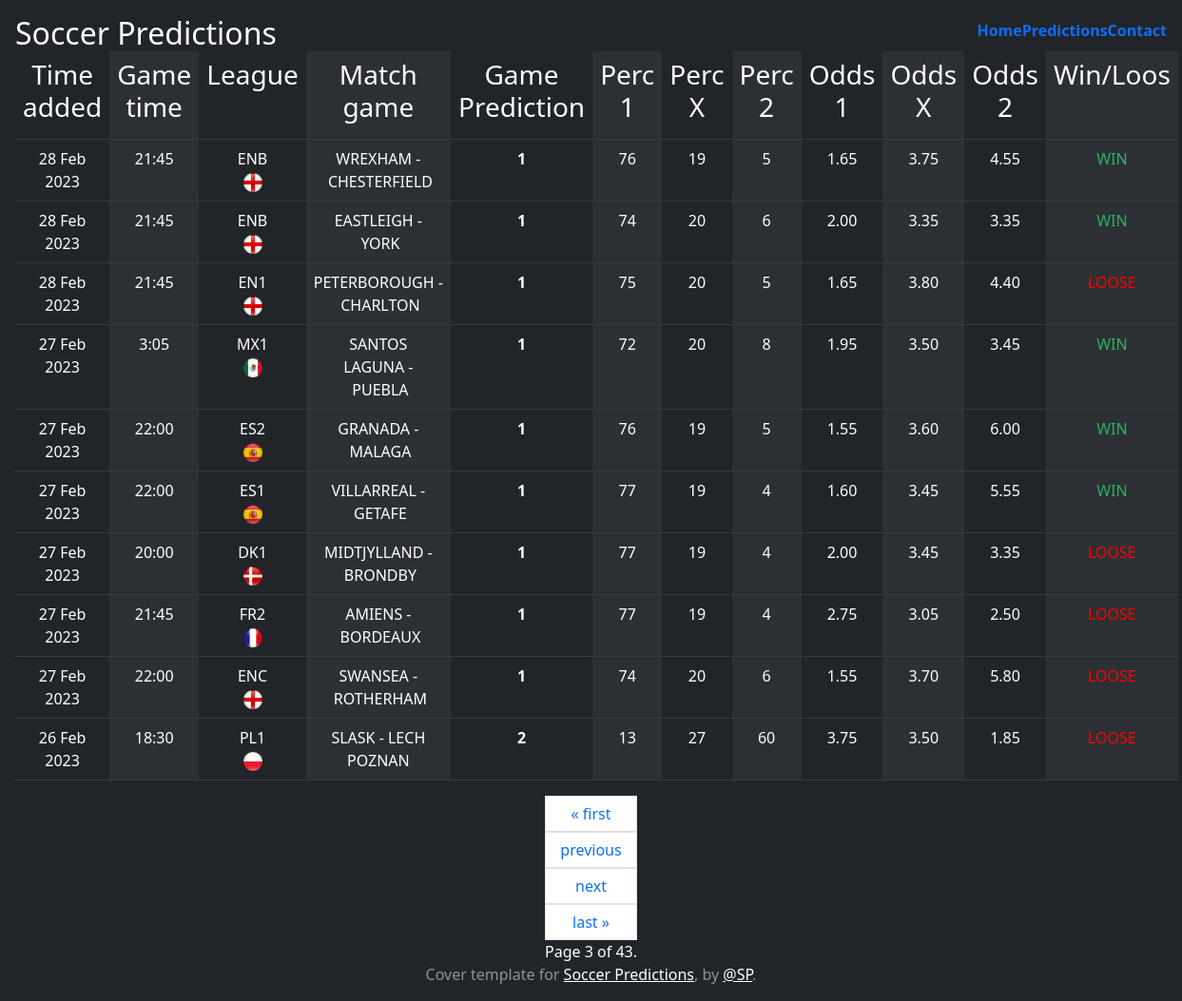
The app's page /predictions/?page=3, older data.
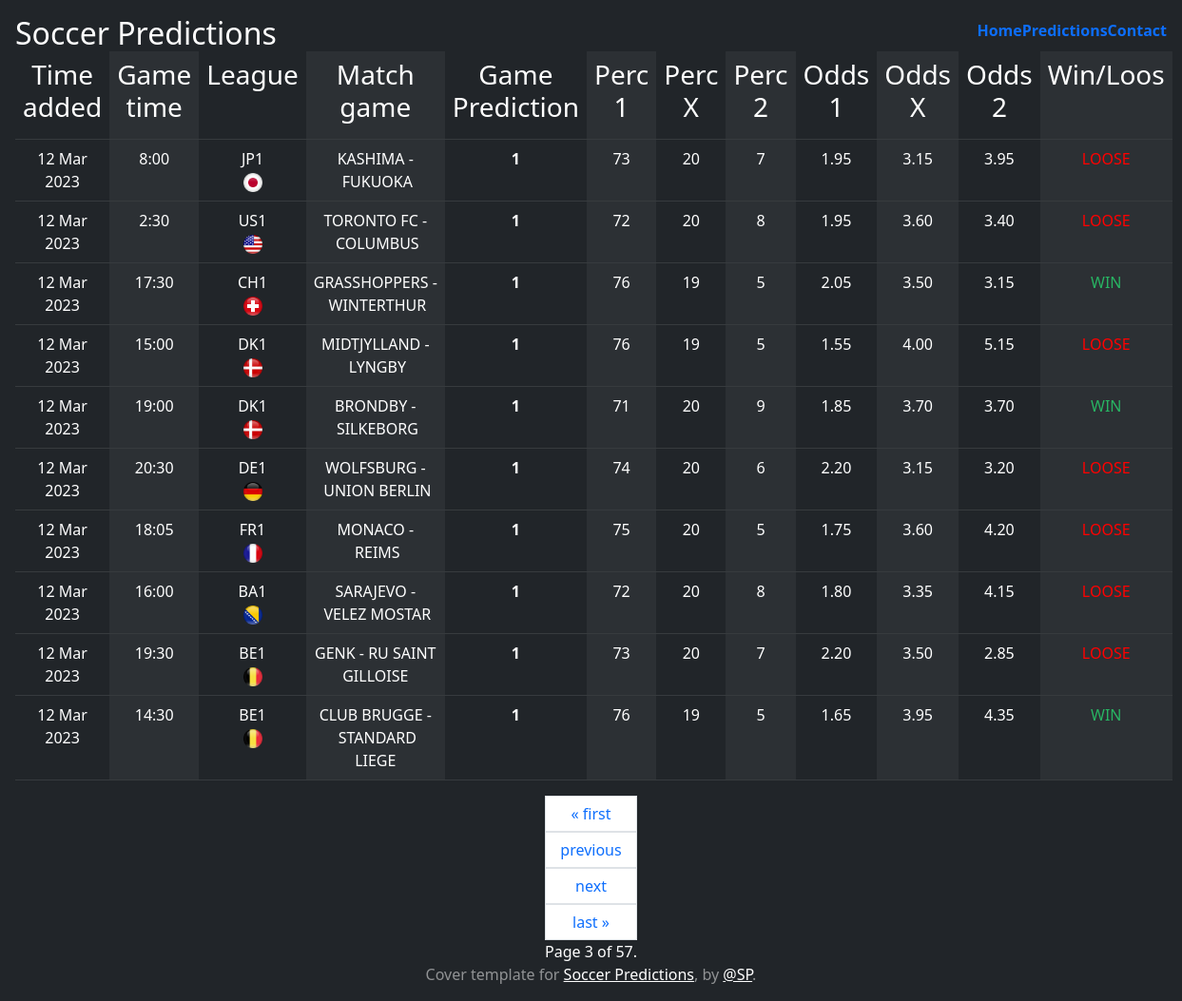
The same page, newer data.
### soccer_prediction/predictions/models.py (models this page shows)
class MatchGamePrediction(models.Model):
    league = models.CharField(max_length=10)
    time = models.CharField(max_length=10)
    match_game = models.CharField(max_length=30)
    prediction_for_1 = models.PositiveIntegerField()
    prediction_for_x = models.PositiveIntegerField()
    prediction_for_2 = models.PositiveIntegerField()
    general_prediction = models.CharField(max_length=10)
    odds_1 = models.CharField(max_length=10)
    odds_X = models.CharField(max_length=10)
    odds_2 = models.CharField(max_length=10)
    general_prediction_and_outcome = models.CharField(max_length=10, default="UNKNOWN")
    time_added = models.DateTimeField(auto_now_add=True)
    class Meta:
        ordering = ["-time_added", "time", ]

### soccer_prediction/predictions/views.py (the view)
# urls.py: path('predictions/', PredictionsListView.as_view(), name='predictions'),
class PredictionsListView(ListView):
    paginate_by = 10
    model = MatchGamePrediction
    template_name = 'predictions.html'
    def get_paginated_matches(self):
        page = self.request.GET.get('page', 1)
        now = timezone.now()
        match_game_prediction = MatchGamePrediction.objects.all()
        paginator = Paginator(match_game_prediction, self.paginate_by)
        return paginator.get_page(page)
    def get_context_data(self, **kwargs):
        context = super().get_context_data(**kwargs)
        context['match_game_prediction'] = self.get_paginated_matches()
        return context

### templates/predictions.html (shortened to what the changed rows need)
{% extends 'base.html' %}
{% load static %}
{% block page_content %}
    {% load tz %}
    <body>
    <table class="table table-dark table-striped-columns">
        {% for game in match_game_prediction %}
            <tr>
            <td>{{ game.time_added|date:"d M Y" }}</td>
            <td>{{ game.time }}</td>
            <td>{{ game.league }}<br>
                {% if game.league == "ECL" %}
                    <img class="flag" src={% static 'img/ECL.png' %} width="20px" height="20px" alt="flag">
                {% elif game.league == "ECO" %}
                    <img class="flag" src={% static 'img/ECO.png' %} width="20px" height="20px" alt="flag">
                {% elif game.league == "EEL" %}
                    <img class="flag" src={% static 'img/EEL.png' %} width="20px" height="20px" alt="flag">
                {% elif game.league == "ENL" or game.league == "ENP" or game.league == "ENF" or game.league == "ENB" or game.league == "ENC" or game.league == "EN1" or game.league == "EN2" %}
                    <div class="flag-wrapper">
                        <img class="flag" src={% static 'img/eng_flag.png' %} width="20px" height="20px" alt="flag">
                    </div>
                {% elif game.league == "ES1" or game.league == "ES2" or game.league == "ESC" or game.league == "ESS" %}
                    <img src={% static 'img/spain_flag.png' %} width="20" height="20" alt="flag">
                {% elif game.league == "PT1" or game.league == "PT2" or game.league == "PTC" %}
                    <img src={% static 'img/portugal_flag.png' %} width="20" height="20" alt="flag">
                {% elif game.league == "IT1" or game.league == "IT2" or game.league == "ITC" %}
                    <img src={% static 'img/italy_flag.png' %} width="20" height="20" alt="flag">
                {% elif game.league == "NL1" or game.league == "NL2" or game.league == "NLC" %}
                    <img src={% static 'img/netherland_flag.png' %} width="20" height="20" alt="flag">
                {% elif game.league == "BE1" or game.league == "BE2" or game.league == "BEC" %}
                    <img src={% static 'img/belgium_flag.png' %} width="20" height="20" alt="flag">
                {% elif game.league == "FR1" or game.league == "FR2" or game.league == "FRC" %}
                    <img src={% static 'img/france_flag.png' %} width="20" height="20" alt="flag">
                {% elif game.league == "IL1" or game.league == "IL2" or game.league == "ILC" %}
                    <img src={% static 'img/israel_flag.png' %} width="20" height="20" alt="flag">
                {% elif game.league == "GR1" or game.league == "GR2" or game.league == "GRC" %}
                    <img src={% static 'img/greece_flag.png' %} width="20" height="20" alt="flag">
                {% elif game.league == "MX1" or game.league == "MX2" or game.league == "MXC" %}
                    <img src={% static 'img/mexico_flag.png' %} width="20" height="20" alt="flag">
                {% elif game.league == "TR1" or game.league == "TR2" or game.league == "TRC" %}
                    <img src={% static 'img/turkey_flag.png' %} width="20" height="20" alt="flag">
                {% elif game.league == "SCL" or game.league == "SCP" or game.league == "SCF" or game.league == "SCB" or game.league == "SCC" or game.league == "SC1" or game.league == "SC2" %}
                    <img src={% static 'img/scotland_flag.png' %} width="20" height="20" alt="flag">
                {% elif game.league == "CYC" or game.league == "CY1" or game.league == "CY2" %}
                    <img src={% static 'img/cyprus_flag.png' %} width="20" height="20" alt="flag">
                {% elif game.league == "ZAC" or game.league == "ZA1" or game.league == "ZA2" %}
                    <img src={% static 'img/rsa_flag.png' %} width="20" height="20" alt="flag">
                {% elif game.league == "CHC" or game.league == "CH1" or game.league == "CH2" %}
                    <img src={% static 'img/switzerland_flag.png' %} width="20" height="20" alt="flag">
                {% elif game.league == "DEC" or game.league == "DE1" or game.league == "DE2" %}
                    <img src={% static 'img/germany_flag.png' %} width="20" height="20" alt="flag">
                {% elif game.league == "ROC" or game.league == "RO1" or game.league == "RO2" %}
                    <img src={% static 'img/romania_flag.png' %} width="20" height="20" alt="flag">
                {% elif game.league == "CLC" or game.league == "CL1" or game.league == "CL2" %}
                    <img src={% static 'img/chili_flag.png' %} width="20" height="20" alt="flag">
                {% elif game.league == "THC" or game.league == "TH1" or game.league == "TH2" %}
                    <img src={% static 'img/thailand_flag.png' %} width="20" height="20" alt="flag">
                {% elif game.league == "HUC" or game.league == "HU1" or game.league == "HU2" %}
                    <img src={% static 'img/hungary_flag.png' %} width="20" height="20" alt="flag">
                {% elif game.league == "ARC" or game.league == "AR1" or game.league == "AR2" %}
                    <img src={% static 'img/argentina_flag.png' %} width="20" height="20" alt="flag">
                {% elif game.league == "COC" or game.league == "CO1" or game.league == "CO2" %}
                    <img src={% static 'img/columbia_flag.png' %} width="20" height="20" alt="flag">
                {% elif game.league == "HRC" or game.league == "HR1" or game.league == "HR2" %}
                    <img src={% static 'img/croatia2_flag.png' %} width="20" height="20" alt="flag">
                {% elif game.league == "PLC" or game.league == "PL1" or game.league == "PL2" %}
                    <img src={% static 'img/poland_flag.png' %} width="20" height="20" alt="flag">
                {% elif game.league == "CZC" or game.league == "CZ1" or game.league == "CZ2" %}
                    <img src={% static 'img/czech_flag.png' %} width="20" height="20" alt="flag">
                {% elif game.league == "ATC" or game.league == "АТ1" or game.league == "АТ2" %}
                    <img src={% static 'img/austria_flag.png' %} width="20" height="20" alt="flag">
                {% elif game.league == "UYC" or game.league == "UY1" or game.league == "UY2" %}
                    <img src={% static 'img/uruguay_flag.png' %} width="20" height="20" alt="flag">
                {% elif game.league == "RSC" or game.league == "RS1" or game.league == "RS2" %}
                    <img src={% static 'img/serbia_flag.png' %} width="20" height="20" alt="flag">
                {% elif game.league == "BGC" or game.league == "BG1" or game.league == "BG2" %}
                    <img src={% static 'img/bulgaria_flag.png' %} width="20" height="20" alt="flag">
                {% elif game.league == "SKC" or game.league == "SK1" or game.league == "SK2" %}
                    <img src={% static 'img/slovakia_flag.png' %} width="20" height="20" alt="flag">
                {% elif game.league == "SIC" or game.league == "SI1" or game.league == "SI2" %}
                    <img src={% static 'img/slovenia_flag.png' %} width="20" height="20" alt="flag">
                {% elif game.league == "SEC" or game.league == "SE1" or game.league == "SE2" %}
                    <img src={% static 'img/sweden_flag.png' %} width="20" height="20" alt="flag">
                {% elif game.league == "DKC" or game.league == "DK1" or game.league == "DK2" %}
                    <img src={% static 'img/denmark_flag.png' %} width="20" height="20" alt="flag">
                {% elif game.league == "ATC" or game.league == "AT1" or game.league == "AT2" %}
                    <img src={% static 'img/austria_flag.png' %} width="20" height="20" alt="flag">
                {% elif game.league == "RUC" or game.league == "RU1" or game.league == "RU2" %}
                    <img src={% static 'img/russia_flag.png' %} width="20" height="20" alt="flag">
                {% elif game.league == "USC" or game.league == "US1" or game.league == "US2" %}
                    <img src={% static 'img/usa_flag.png' %} width="20" height="20" alt="flag">
                {% elif game.league == "IEC" or game.league == "IE1" or game.league == "IE2" %}
                    <img src={% static 'img/ireland_flag.png' %} width="20" height="20" alt="flag">
                {% elif game.league == "JPC" or game.league == "JP1" or game.league == "JP2" %}
                    <img src={% static 'img/japan_flag.png' %} width="20" height="20" alt="flag">
                {% elif game.league == "BAC" or game.league == "BA1" or game.league == "BA2" %}
                    <img src={% static 'img/bosnia_flag.png' %} width="20" height="20" alt="flag">
                {% elif game.league == "KZC" or game.league == "KZ1" or game.league == "KZ2" %}
                    <img src={% static 'img/kazahstan_flag.png' %} width="20" height="20" alt="flag">
                {% elif game.league == "AZC" or game.league == "AZ1" or game.league == "AZ2" %}
                    <img src={% static 'img/azerbaijan_flag.png' %} width="20" height="20" alt="flag">
                    {% elif game.league == "NOC" or game.league == "NO1" or game.league == "NO2" %}
                    <img src={% static 'img/norway_flag.png' %} width="20" height="20" alt="flag">
                {% else %}
                    <img src={% static 'img/football_flag.png' %} width="20" height="20" alt="flag">
                {% endif %}
            </td>
            <td>{{ game.match_game }}</td>
            <td><b>{{ game.general_prediction }}</b></td>
            <td>{{ game.prediction_for_1 }}</td>
            <td>{{ game.prediction_for_x }}</td>
            <td>{{ game.prediction_for_2 }}</td>
            <td>{{ game.odds_1|floatformat:2 }}</td>
            <td>{{ game.odds_X|floatformat:2 }}</td>
            <td>{{ game.odds_2|floatformat:2 }}</td>
            <td>
                {% if game.general_prediction_and_outcome == "WIN" %}
                    <p style="color:#28B463">WIN</p>
                {% elif game.general_prediction_and_outcome == "LOOSE" %}
                    <p style="color:#FF0000">LOOSE</p>
                {% elif game.general_prediction_and_outcome == "UNKNOWN" %}
                    <p style="color:#CCD1D1">UNKNOWN</p>
                {% endif %}
            </td>
        {% endfor %}
        </tr>
    </table>
    <nav aria-label="Page navigation example">
        <div class="pagination justify-content-center">
    <span>
        {% if match_game_prediction.has_previous %}
            <a class="page-link" href="?page=1">&laquo; first</a>
            <a class="page-link" href="?page={{ match_game_prediction.previous_page_number }}">previous</a>
        {% endif %}
        {% if page_obj.has_next %}
            <a class="page-link" href="?page={{ match_game_prediction.next_page_number }}">next</a>
            <a class="page-link" href="?page={{ match_game_prediction.paginator.num_pages }}">last &raquo;</a>
        {% endif %}
        <span class="page-item">
            Page {{ match_game_prediction.number }} of {{ match_game_prediction.paginator.num_pages }}.
        </span>
    </span>
        </div>
    </nav>
    </body>
{% endblock %}

Row changes from the older to the newer data that the page shows:
no longer on this page (row unchanged): MatchGamePrediction: time_added "28 Feb 2023", time "21:45", league "ENB", match_game "WREXHAM - CHESTERFIELD", general_prediction "1", prediction_for_1 "76", prediction_for_x "19", prediction_for_2 "5", odds_1 "1.65", odds_X "3.75", odds_2 "4.55", general_prediction_and_outcome "WIN"
no longer on this page (row unchanged): MatchGamePrediction: time_added "28 Feb 2023", time "21:45", league "ENB", match_game "EASTLEIGH - YORK", general_prediction "1", prediction_for_1 "74", prediction_for_x "20", prediction_for_2 "6", odds_1 "2.00", odds_X "3.35", odds_2 "3.35", general_prediction_and_outcome "WIN"
no longer on this page (row unchanged): MatchGamePrediction: time_added "28 Feb 2023", time "21:45", league "EN1", match_game "PETERBOROUGH - CHARLTON", general_prediction "1", prediction_for_1 "75", prediction_for_x "20", prediction_for_2 "5", odds_1 "1.65", odds_X "3.80", odds_2 "4.40", general_prediction_and_outcome "LOOSE"
no longer on this page (row unchanged): MatchGamePrediction: time_added "27 Feb 2023", time "3:05", league "MX1", match_game "SANTOS LAGUNA - PUEBLA", general_prediction "1", prediction_for_1 "72", prediction_for_x "20", prediction_for_2 "8", odds_1 "1.95", odds_X "3.50", odds_2 "3.45", general_prediction_and_outcome "WIN"
no longer on this page (row unchanged): MatchGamePrediction: time_added "27 Feb 2023", time "22:00", league "ES2", match_game "GRANADA - MALAGA", general_prediction "1", prediction_for_1 "76", prediction_for_x "19", prediction_for_2 "5", odds_1 "1.55", odds_X "3.60", odds_2 "6.00", general_prediction_and_outcome "WIN"
no longer on this page (row unchanged): MatchGamePrediction: time_added "27 Feb 2023", time "22:00", league "ES1", match_game "VILLARREAL - GETAFE", general_prediction "1", prediction_for_1 "77", prediction_for_x "19", prediction_for_2 "4", odds_1 "1.60", odds_X "3.45", odds_2 "5.55", general_prediction_and_outcome "WIN"
no longer on this page (row unchanged): MatchGamePrediction: time_added "27 Feb 2023", time "20:00", league "DK1", match_game "MIDTJYLLAND - BRONDBY", general_prediction "1", prediction_for_1 "77", prediction_for_x "19", prediction_for_2 "4", odds_1 "2.00", odds_X "3.45", odds_2 "3.35", general_prediction_and_outcome "LOOSE"
no longer on this page (row unchanged): MatchGamePrediction: time_added "27 Feb 2023", time "21:45", league "FR2", match_game "AMIENS - BORDEAUX", general_prediction "1", prediction_for_1 "77", prediction_for_x "19", prediction_for_2 "4", odds_1 "2.75", odds_X "3.05", odds_2 "2.50", general_prediction_and_outcome "LOOSE"
no longer on this page (row unchanged): MatchGamePrediction: time_added "27 Feb 2023", time "22:00", league "ENC", match_game "SWANSEA - ROTHERHAM", general_prediction "1", prediction_for_1 "74", prediction_for_x "20", prediction_for_2 "6", odds_1 "1.55", odds_X "3.70", odds_2 "5.80", general_prediction_and_outcome "LOOSE"
no longer on this page (row unchanged): MatchGamePrediction: time_added "26 Feb 2023", time "18:30", league "PL1", match_game "SLASK - LECH POZNAN", general_prediction "2", prediction_for_1 "13", prediction_for_x "27", prediction_for_2 "60", odds_1 "3.75", odds_X "3.50", odds_2 "1.85", general_prediction_and_outcome "LOOSE"
added MatchGamePrediction: time_added "12 Mar 2023", time "8:00", league "JP1", match_game "KASHIMA - FUKUOKA", general_prediction "1", prediction_for_1 "73", prediction_for_x "20", prediction_for_2 "7", odds_1 "1.95", odds_X "3.15", odds_2 "3.95", general_prediction_and_outcome "LOOSE"
added MatchGamePrediction: time_added "12 Mar 2023", time "2:30", league "US1", match_game "TORONTO FC - COLUMBUS", general_prediction "1", prediction_for_1 "72", prediction_for_x "20", prediction_for_2 "8", odds_1 "1.95", odds_X "3.60", odds_2 "3.40", general_prediction_and_outcome "LOOSE"
added MatchGamePrediction: time_added "12 Mar 2023", time "17:30", league "CH1", match_game "GRASSHOPPERS - WINTERTHUR", general_prediction "1", prediction_for_1 "76", prediction_for_x "19", prediction_for_2 "5", odds_1 "2.05", odds_X "3.50", odds_2 "3.15", general_prediction_and_outcome "WIN"
added MatchGamePrediction: time_added "12 Mar 2023", time "15:00", league "DK1", match_game "MIDTJYLLAND - LYNGBY", general_prediction "1", prediction_for_1 "76", prediction_for_x "19", prediction_for_2 "5", odds_1 "1.55", odds_X "4.00", odds_2 "5.15", general_prediction_and_outcome "LOOSE"
added MatchGamePrediction: time_added "12 Mar 2023", time "19:00", league "DK1", match_game "BRONDBY - SILKEBORG", general_prediction "1", prediction_for_1 "71", prediction_for_x "20", prediction_for_2 "9", odds_1 "1.85", odds_X "3.70", odds_2 "3.70", general_prediction_and_outcome "WIN"
added MatchGamePrediction: time_added "12 Mar 2023", time "20:30", league "DE1", match_game "WOLFSBURG - UNION BERLIN", general_prediction "1", prediction_for_1 "74", prediction_for_x "20", prediction_for_2 "6", odds_1 "2.20", odds_X "3.15", odds_2 "3.20", general_prediction_and_outcome "LOOSE"
added MatchGamePrediction: time_added "12 Mar 2023", time "18:05", league "FR1", match_game "MONACO - REIMS", general_prediction "1", prediction_for_1 "75", prediction_for_x "20", prediction_for_2 "5", odds_1 "1.75", odds_X "3.60", odds_2 "4.20", general_prediction_and_outcome "LOOSE"
added MatchGamePrediction: time_added "12 Mar 2023", time "16:00", league "BA1", match_game "SARAJEVO - VELEZ MOSTAR", general_prediction "1", prediction_for_1 "72", prediction_for_x "20", prediction_for_2 "8", odds_1 "1.80", odds_X "3.35", odds_2 "4.15", general_prediction_and_outcome "LOOSE"
added MatchGamePrediction: time_added "12 Mar 2023", time "19:30", league "BE1", match_game "GENK - RU SAINT GILLOISE", general_prediction "1", prediction_for_1 "73", prediction_for_x "20", prediction_for_2 "7", odds_1 "2.20", odds_X "3.50", odds_2 "2.85", general_prediction_and_outcome "LOOSE"
added MatchGamePrediction: time_added "12 Mar 2023", time "14:30", league "BE1", match_game "CLUB BRUGGE - STANDARD LIEGE", general_prediction "1", prediction_for_1 "76", prediction_for_x "19", prediction_for_2 "5", odds_1 "1.65", odds_X "3.95", odds_2 "4.35", general_prediction_and_outcome "WIN"
Text that changed along with them:
{{ match_game_prediction.paginator.num_pages }}: "43" → "57"
